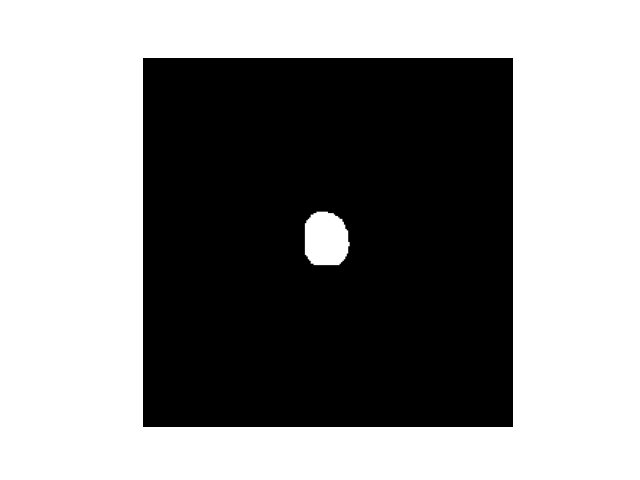
#> input picture image/1mask_pred.png, 640 x 480 px, found by its file name
$ python canny.py
#> lines starting #> are read from the running program, lines starting #| are printed output that depends on the picture; after the words box and inside, x2 and y2 are one past the last pixel; in counts of white or black regions, pixels touching at a corner belong together
# 要提取图像中的边缘，可以使用Python的OpenCV库。OpenCV提供了许多图像处理函数和算法，其中包括边缘检测。
#
# 以下是一个简单的示例：
#
# ```python
import PIL.Image
import cv2
import numpy as np
from PIL import Image


# 读取图像
img = cv2.imread('image\\1mask_pred.png')
#> img is the input picture: shape (480, 640, 3); min 0, max 255, mean 143.4
img = np.array(Image.fromarray(img).resize([256,256], resample=PIL.Image.BILINEAR))
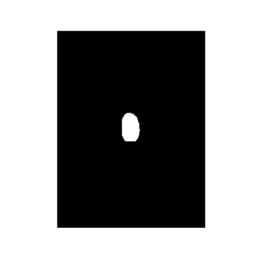
#> img: shape (256, 256, 3); min 0, max 255, mean 143.3
# 转换为灰度图像
gray = cv2.cvtColor(img, cv2.COLOR_BGR2GRAY)

# 进行边缘检测
edges = cv2.Canny(gray, 256, 256)
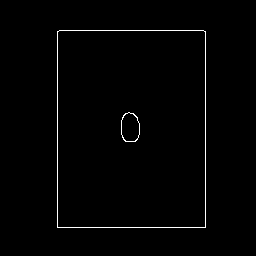
#> edges: shape (256, 256); 1.2% white in thin lines or dots, all inside (x1, y1, x2, y2) = (57, 30, 206, 228)

# 显示图像
cv2.imshow('Edges', edges)
cv2.waitKey(0)
cv2.destroyAllWindows()
# ```
#
# 这段代码会读取名为`image.jpg`的图像文件，将其转换为灰度图像，然后使用Canny算法进行边缘检测。最后，将提取出的边缘图像显示出来。
#
# 在Canny函数中，第二个和第三个参数分别表示低阈值和高阈值。这些值可以根据需要进行调整。如果低阈值和高阈值之间的梯度值高于高阈值，则该像素被视为边缘像素。如果低阈值和高阈值之间的梯度值低于低阈值，则该像素被视为非边缘像素。如果梯度值在低阈值和高阈值之间，则只有当该像素与边缘像素相邻时，才被视为边缘像素。

$ run again, with image/2mask_pred.png copied over image/1mask_pred.png
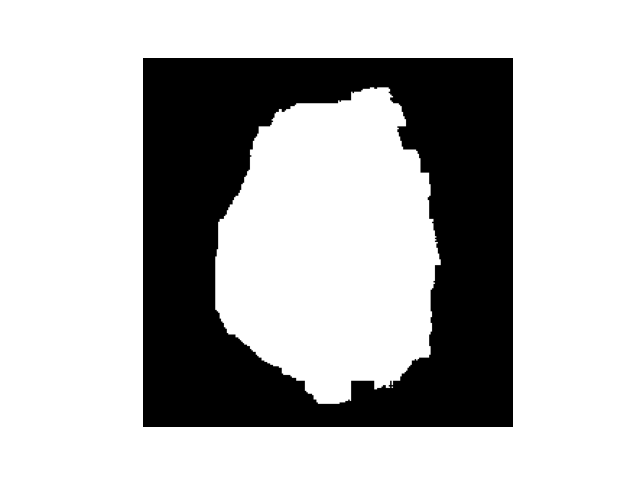
#> input picture image/2mask_pred.png, 640 x 480 px, found by its file name
#> img is the input picture: shape (480, 640, 3); min 0, max 255, mean 185.6
#> `img = np.array(Image.fromarray(img).resize([256,256], resample=PIL.Ima..`:
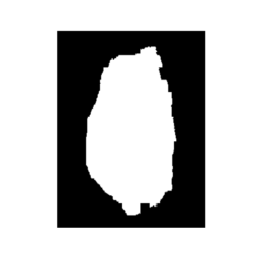
#> img: shape (256, 256, 3); min 0, max 255, mean 185.6
#> `edges = cv2.Canny(gray, 256, 256)`:
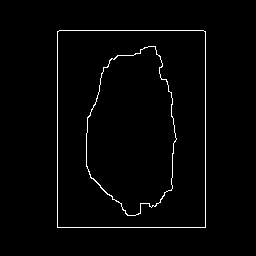
#> edges: shape (256, 256); 1.8% white in thin lines or dots, all inside (x1, y1, x2, y2) = (57, 30, 206, 228)
